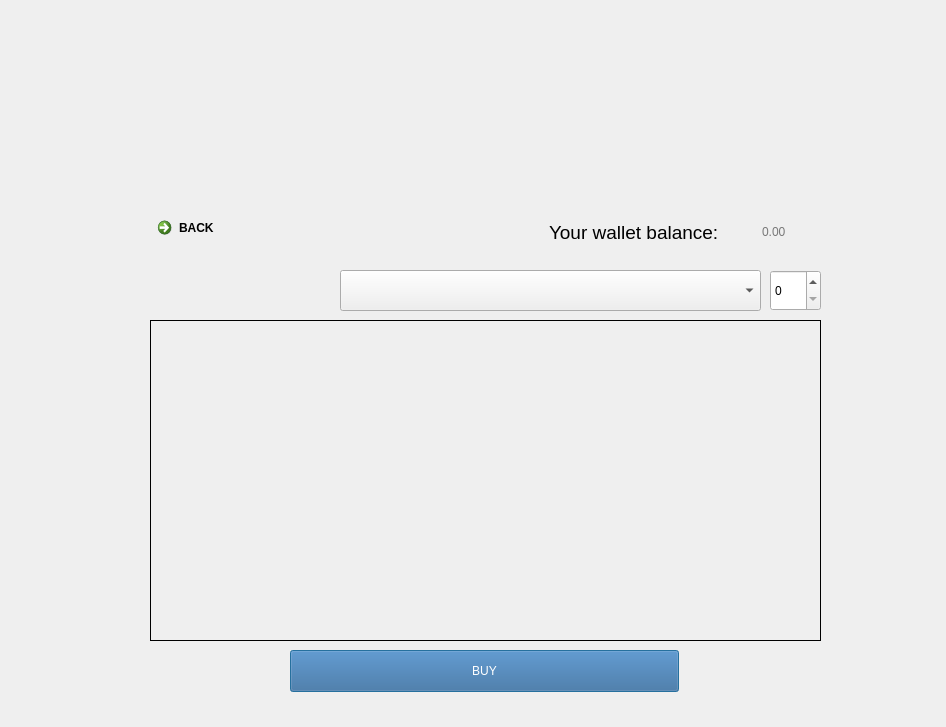
<?xml version="1.0" encoding="UTF-8"?>
<ui version="4.0">
 <class>Dialog</class>
 <widget class="QDialog" name="Dialog">
  <property name="geometry">
   <rect>
    <x>0</x>
    <y>0</y>
    <width>946</width>
    <height>727</height>
   </rect>
  </property>
  <property name="windowTitle">
   <string>Dialog</string>
  </property>
  <widget class="QPushButton" name="buybutton">
   <property name="geometry">
    <rect>
     <x>290</x>
     <y>650</y>
     <width>389</width>
     <height>42</height>
    </rect>
   </property>
   <property name="palette">
    <palette>
     <active>
      <colorrole role="WindowText">
       <brush brushstyle="SolidPattern">
        <color alpha="255">
         <red>255</red>
         <green>255</green>
         <blue>255</blue>
        </color>
       </brush>
      </colorrole>
      <colorrole role="Button">
       <brush brushstyle="SolidPattern">
        <color alpha="255">
         <red>51</red>
         <green>102</green>
         <blue>153</blue>
        </color>
       </brush>
      </colorrole>
      <colorrole role="Text">
       <brush brushstyle="SolidPattern">
        <color alpha="255">
         <red>255</red>
         <green>255</green>
         <blue>255</blue>
        </color>
       </brush>
      </colorrole>
      <colorrole role="ButtonText">
       <brush brushstyle="SolidPattern">
        <color alpha="255">
         <red>255</red>
         <green>255</green>
         <blue>255</blue>
        </color>
       </brush>
      </colorrole>
      <colorrole role="Base">
       <brush brushstyle="SolidPattern">
        <color alpha="255">
         <red>51</red>
         <green>102</green>
         <blue>153</blue>
        </color>
       </brush>
      </colorrole>
      <colorrole role="Window">
       <brush brushstyle="SolidPattern">
        <color alpha="255">
         <red>51</red>
         <green>102</green>
         <blue>153</blue>
        </color>
       </brush>
      </colorrole>
     </active>
     <inactive>
      <colorrole role="WindowText">
       <brush brushstyle="SolidPattern">
        <color alpha="255">
         <red>255</red>
         <green>255</green>
         <blue>255</blue>
        </color>
       </brush>
      </colorrole>
      <colorrole role="Button">
       <brush brushstyle="SolidPattern">
        <color alpha="255">
         <red>51</red>
         <green>102</green>
         <blue>153</blue>
        </color>
       </brush>
      </colorrole>
      <colorrole role="Text">
       <brush brushstyle="SolidPattern">
        <color alpha="255">
         <red>255</red>
         <green>255</green>
         <blue>255</blue>
        </color>
       </brush>
      </colorrole>
      <colorrole role="ButtonText">
       <brush brushstyle="SolidPattern">
        <color alpha="255">
         <red>255</red>
         <green>255</green>
         <blue>255</blue>
        </color>
       </brush>
      </colorrole>
      <colorrole role="Base">
       <brush brushstyle="SolidPattern">
        <color alpha="255">
         <red>51</red>
         <green>102</green>
         <blue>153</blue>
        </color>
       </brush>
      </colorrole>
      <colorrole role="Window">
       <brush brushstyle="SolidPattern">
        <color alpha="255">
         <red>51</red>
         <green>102</green>
         <blue>153</blue>
        </color>
       </brush>
      </colorrole>
     </inactive>
     <disabled>
      <colorrole role="WindowText">
       <brush brushstyle="SolidPattern">
        <color alpha="255">
         <red>255</red>
         <green>255</green>
         <blue>255</blue>
        </color>
       </brush>
      </colorrole>
      <colorrole role="Button">
       <brush brushstyle="SolidPattern">
        <color alpha="255">
         <red>51</red>
         <green>102</green>
         <blue>153</blue>
        </color>
       </brush>
      </colorrole>
      <colorrole role="Text">
       <brush brushstyle="SolidPattern">
        <color alpha="255">
         <red>255</red>
         <green>255</green>
         <blue>255</blue>
        </color>
       </brush>
      </colorrole>
      <colorrole role="ButtonText">
       <brush brushstyle="SolidPattern">
        <color alpha="255">
         <red>255</red>
         <green>255</green>
         <blue>255</blue>
        </color>
       </brush>
      </colorrole>
      <colorrole role="Base">
       <brush brushstyle="SolidPattern">
        <color alpha="255">
         <red>51</red>
         <green>102</green>
         <blue>153</blue>
        </color>
       </brush>
      </colorrole>
      <colorrole role="Window">
       <brush brushstyle="SolidPattern">
        <color alpha="255">
         <red>51</red>
         <green>102</green>
         <blue>153</blue>
        </color>
       </brush>
      </colorrole>
     </disabled>
    </palette>
   </property>
   <property name="cursor">
    <cursorShape>PointingHandCursor</cursorShape>
   </property>
   <property name="mouseTracking">
    <bool>true</bool>
   </property>
   <property name="focusPolicy">
    <enum>Qt::ClickFocus</enum>
   </property>
   <property name="contextMenuPolicy">
    <enum>Qt::NoContextMenu</enum>
   </property>
   <property name="acceptDrops">
    <bool>true</bool>
   </property>
   <property name="layoutDirection">
    <enum>Qt::LeftToRight</enum>
   </property>
   <property name="styleSheet">
    <string notr="true">QPushButton { background-color: #336699; color: white; border-radius: 20px; padding: 10px 20px; font-size: 18px; }&quot;
QPushButton:hover { background-color: #5588CC; }</string>
   </property>
   <property name="inputMethodHints">
    <set>Qt::ImhNone</set>
   </property>
   <property name="text">
    <string>BUY</string>
   </property>
  </widget>
  <widget class="QCommandLinkButton" name="backbutton">
   <property name="geometry">
    <rect>
     <x>150</x>
     <y>210</y>
     <width>181</width>
     <height>41</height>
    </rect>
   </property>
   <property name="cursor">
    <cursorShape>PointingHandCursor</cursorShape>
   </property>
   <property name="text">
    <string>BACK</string>
   </property>
  </widget>
  <widget class="QLabel" name="nftdetails">
   <property name="geometry">
    <rect>
     <x>150</x>
     <y>320</y>
     <width>671</width>
     <height>321</height>
    </rect>
   </property>
   <property name="font">
    <font>
     <family>Comic Sans MS</family>
     <pointsize>12</pointsize>
     <weight>50</weight>
     <italic>false</italic>
     <bold>false</bold>
    </font>
   </property>
   <property name="contextMenuPolicy">
    <enum>Qt::PreventContextMenu</enum>
   </property>
   <property name="layoutDirection">
    <enum>Qt::LeftToRight</enum>
   </property>
   <property name="autoFillBackground">
    <bool>false</bool>
   </property>
   <property name="styleSheet">
    <string notr="true">
background-color: rgb(255, 255, 255);
background: Transparent;</string>
   </property>
   <property name="inputMethodHints">
    <set>Qt::ImhNone</set>
   </property>
   <property name="frameShape">
    <enum>QFrame::Box</enum>
   </property>
   <property name="text">
    <string/>
   </property>
   <property name="scaledContents">
    <bool>true</bool>
   </property>
  </widget>
  <widget class="QComboBox" name="nftname">
   <property name="geometry">
    <rect>
     <x>340</x>
     <y>270</y>
     <width>421</width>
     <height>41</height>
    </rect>
   </property>
   <property name="cursor">
    <cursorShape>PointingHandCursor</cursorShape>
   </property>
   <property name="styleSheet">
    <string notr="true">QComboBox { background-color: #336699; color: white; border-radius: 20px; padding: 10px 20px; font-size: 18px; }&quot;
QComBox:hover { background-color: #5588CC; }</string>
   </property>
  </widget>
  <widget class="QLineEdit" name="balance">
   <property name="geometry">
    <rect>
     <x>760</x>
     <y>220</y>
     <width>191</width>
     <height>23</height>
    </rect>
   </property>
   <property name="styleSheet">
    <string notr="true">background: Transparent;
font: 14pt &quot;Cooper Black&quot;;</string>
   </property>
   <property name="inputMethodHints">
    <set>Qt::ImhPreferNumbers</set>
   </property>
   <property name="text">
    <string/>
   </property>
   <property name="frame">
    <bool>false</bool>
   </property>
   <property name="placeholderText">
    <string>0.00</string>
   </property>
  </widget>
  <widget class="QLabel" name="label">
   <property name="geometry">
    <rect>
     <x>549</x>
     <y>221</y>
     <width>205</width>
     <height>21</height>
    </rect>
   </property>
   <property name="styleSheet">
    <string notr="true">font: 14pt &quot;Cooper Black&quot;;</string>
   </property>
   <property name="text">
    <string>&lt;html&gt;&lt;head/&gt;&lt;body&gt;&lt;p&gt;&lt;span style=&quot; font-size:14pt;&quot;&gt;Your wallet balance: &lt;/span&gt;&lt;/p&gt;&lt;/body&gt;&lt;/html&gt;</string>
   </property>
  </widget>
  <widget class="QSpinBox" name="buyquant">
   <property name="geometry">
    <rect>
     <x>770</x>
     <y>270</y>
     <width>51</width>
     <height>41</height>
    </rect>
   </property>
  </widget>
 </widget>
 <resources/>
 <connections/>
</ui>
